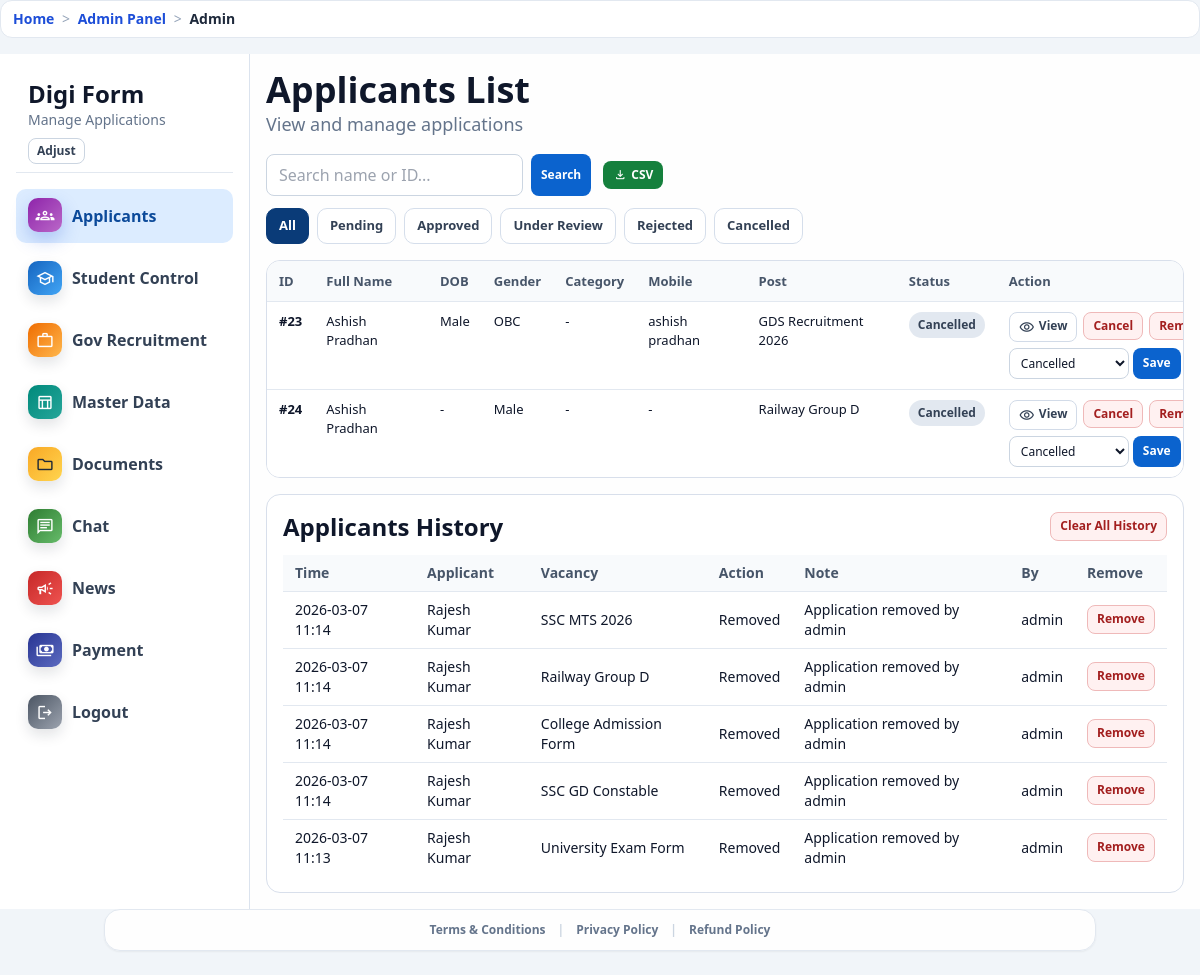
Page /admin-panel/applicants/ (signed in) on the earlier database version.
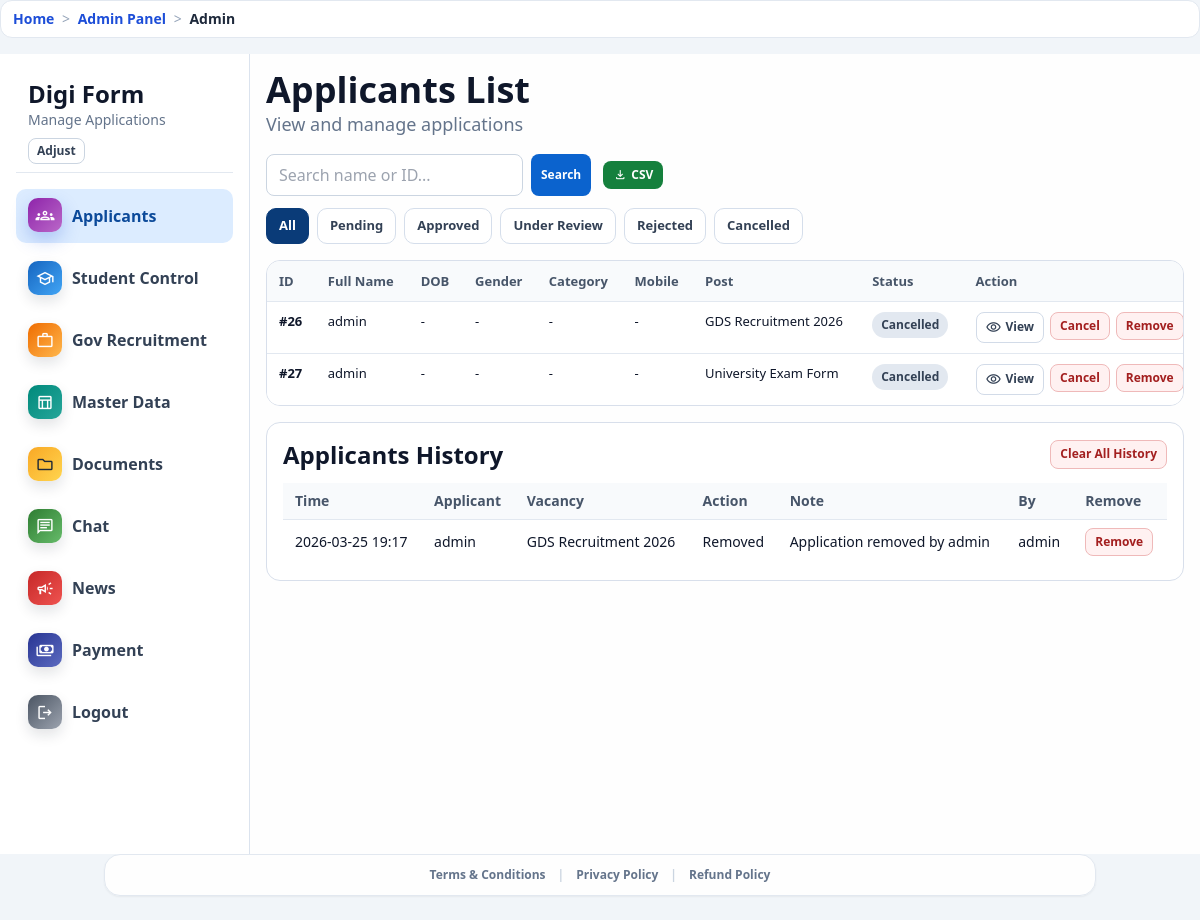
Same page on the later database version.
### accounts/models.py (models this page shows, shortened)
class Application(models.Model):
    STATUS_PENDING = "pending"
    STATUS_APPROVED = "approved"
    STATUS_UNDER_REVIEW = "under_review"
    STATUS_REJECTED = "rejected"
    STATUS_CANCELLED = "cancelled"
    STATUS_CHOICES = [
        (STATUS_PENDING, "Pending"),
        (STATUS_APPROVED, "Approved"),
        (STATUS_UNDER_REVIEW, "Under Review"),
        (STATUS_REJECTED, "Rejected"),
        (STATUS_CANCELLED, "Cancelled"),
    ]
    profile = models.ForeignKey(UserProfile, on_delete=models.CASCADE, related_name="applications")
    vacancy = models.ForeignKey(Vacancy, on_delete=models.CASCADE, related_name="applications")
    status = models.CharField(max_length=20, choices=STATUS_CHOICES, default=STATUS_PENDING)
    remarks = models.TextField(blank=True)
    applied_at = models.DateTimeField(auto_now_add=True)
    updated_at = models.DateTimeField(auto_now=True)
    cancelled_at = models.DateTimeField(null=True, blank=True)
    class Meta:
        ordering = ["-applied_at"]
        constraints = [
            models.UniqueConstraint(fields=["profile", "vacancy"], name="unique_application_per_profile_vacancy"),
        ]

class Vacancy(models.Model):
    CATEGORY_GOVERNMENT = "government"
    CATEGORY_STUDENT = "student"
    CATEGORY_CHOICES = [
        (CATEGORY_GOVERNMENT, "Government"),
        (CATEGORY_STUDENT, "Student"),
    ]
    category = models.CharField(max_length=20, choices=CATEGORY_CHOICES, default=CATEGORY_GOVERNMENT)
    title = models.CharField(max_length=200)
    organization = models.CharField(max_length=200)
    last_date = models.DateField()
    icon_name = models.CharField(max_length=50, blank=True, default="description")
    image = models.ImageField(upload_to="vacancy_images/", null=True, blank=True)
    display_order = models.PositiveIntegerField(default=0)
    is_active = models.BooleanField(default=True)
    hidden_from_users = models.BooleanField(default=False)
    visible_to_users = models.JSONField(default=list, blank=True)
    required_documents = models.JSONField(default=list, blank=True)
    required_profile_fields = models.JSONField(default=list, blank=True)
    created_at = models.DateTimeField(auto_now_add=True)
    class Meta:
        ordering = ["display_order", "last_date", "id"]

class ApplicationHistory(models.Model):
    ACTION_STATUS = "status_update"
    ACTION_CANCEL = "cancel"
    ACTION_REMOVE = "remove"
    ACTION_CHOICES = [
        (ACTION_STATUS, "Status Update"),
        (ACTION_CANCEL, "Cancelled"),
        (ACTION_REMOVE, "Removed"),
    ]
    application = models.ForeignKey(
        Application, null=True, blank=True, on_delete=models.SET_NULL, related_name="history_entries"
    )
    action = models.CharField(max_length=20, choices=ACTION_CHOICES, default=ACTION_STATUS)
    profile_name = models.CharField(max_length=150, blank=True)
    applicant_username = models.CharField(max_length=150, blank=True)
    vacancy_title = models.CharField(max_length=220, blank=True)
    actor_username = models.CharField(max_length=150, blank=True)
    note = models.CharField(max_length=300, blank=True)
    created_at = models.DateTimeField(auto_now_add=True)
    class Meta:
        ordering = ["-created_at", "-id"]

### core/views.py (the view)
# urls.py: path("admin-panel/applicants/", views.admin_applicants, name="admin_applicants"),
@login_required
def admin_applicants(request):
    if not _can_access_admin(request):
        messages.error(request, "Admin panel access allowed nahi hai.")
        return redirect("dashboard")
    query = request.GET.get("q", "").strip()
    status = request.GET.get("status", "all").strip() or "all"
    applications = _filtered_applications(query, status)
    for app in applications:
        app.document_links = _collect_document_links(app)
        payload = _extract_payload_from_remarks(app.remarks)
        app.display_full_name = (
            _payload_first_value(payload, "Full Name", "Student Name", "Applicant Name", "Name")
            or app.profile.full_name
            or app.profile.user.username
        )
        app.display_dob = _payload_first_value(payload, "Date Of Birth", "DOB") or (
            app.profile.dob.strftime("%Y-%m-%d") if app.profile.dob else ""
        )
        app.display_gender = _payload_first_value(payload, "Gender") or app.profile.get_gender_display()
        app.display_category = _payload_first_value(payload, "Category", "Category/Caste", "Caste") or app.profile.category
        app.display_mobile = _payload_first_value(payload, "Mobile Number", "Mobile", "Contact Info", "Mobile No") or app.profile.mobile
    history_rows = list(ApplicationHistory.objects.all()[:120])
    context = {
        "applications": applications,
        "history_rows": history_rows,
        "query": query,
        "status": status,
        "status_choices": [("all", "All")] + list(Application.STATUS_CHOICES),
        "is_admin_user": True,
    }
    return render(request, "portal_main/admin_applicants.html", context)

### core/context_processors.py (called while the page is built)
def _humanize_slug(text):
    value = str(text or "").strip().replace("-", " ").replace("_", " ")
    if value.isdigit():
        return f"#{value}"
    return value.title() if value else "Page"

def breadcrumbs(request):
    path = (getattr(request, "path", "") or "/").split("?", 1)[0]
    if not path.startswith("/"):
        path = f"/{path}"
    crumbs = [{"label": "Home", "url": "/"}]
    if path == "/":
        return {"breadcrumbs": crumbs}
    running = ""
    for part in [p for p in path.strip("/").split("/") if p]:
        running += f"/{part}"
        url = f"{running}/"
        label = _humanize_slug(part)
        try:
            match = resolve(url)
            label = NAME_LABELS.get(match.url_name, label)
        except Resolver404:
            pass
        crumbs.append({"label": label, "url": url})
    deduped = [crumbs[0]]
    for item in crumbs[1:]:
        if item["label"] == deduped[-1]["label"] and item["url"] == deduped[-1]["url"]:
            continue
        deduped.append(item)
    return {"breadcrumbs": deduped}

### core/views.py (called while the page is built)
def _norm_field_key(value):
    raw = str(value or "").strip().lower()
    return "".join(ch for ch in raw if ch.isalnum())

### templates/portal_main/admin_applicants.html (shortened to what the changed rows need)
{% extends 'base.html' %}
{% block body_class %}min-h-screen bg-slate-100 text-slate-900{% endblock %}
{% block page_container_class %}max-w-[1400px] mx-auto p-0{% endblock %}
{% block content %}
<div id="adminLayout" class="layout">
  <main class="panel">
    <h1 class="text-3xl md:text-4xl font-black">Applicants List</h1>
    <div class="tabs mt-3">
      {% for value, label in status_choices %}
      <a href="{% url 'admin_applicants' %}?status={{ value }}&q={{ query }}" class="tab {% if status == value %}active{% endif %}">{{ label }}</a>
      {% endfor %}
    </div>
    <section class="block mt-4 table-wrap">
      <table class="w-full text-left app-table">
        <thead class="bg-slate-50 text-slate-600 text-sm">
          <tr>
            <th>ID</th>
            <th>Full Name</th>
            <th>DOB</th>
            <th>Gender</th>
            <th>Category</th>
            <th>Mobile</th>
            <th>Post</th>
            <th>Status</th>
            <th>Action</th>
          </tr>
        </thead>
        <tbody>
          {% for app in applications %}
          <tr class="border-t border-slate-200 align-top app-row" data-app-row="{{ app.id }}" data-search="{{ app.id }} {{ app.profile.id }} {{ app.display_full_name|lower }} {{ app.display_mobile }} {{ app.vacancy.title|lower }}">
            <td class="font-bold">#{{ app.id }}</td>
            <td>{{ app.display_full_name }}</td>
            <td>{{ app.display_dob|default:"-" }}</td>
            <td>{{ app.display_gender|default:"-" }}</td>
            <td>{{ app.display_category|default:"-" }}</td>
            <td>{{ app.display_mobile|default:"-" }}</td>
            <td>{{ app.vacancy.title }}</td>
            <td><span class="status {{ app.status }}">{{ app.get_status_display }}</span></td>
            <td>
              <div class="action-pack">
                <button
                  type="button"
                  class="btn btn-gray open-detail"
                  data-detail-url="{% url 'admin_applicant_detail_json' app.id %}"
                  data-csv-url="{% url 'admin_export_single_csv' app.id %}"
                  data-pdf-url="{% url 'admin_applicant_pdf' app.id %}"
                  data-extension-url="{% url 'admin_applicant_extension_file' app.id %}"
                  data-doczip-url="{% url 'admin_download_all_documents' app.id %}"
                >
                  <span class="material-symbols-outlined" style="font-size:16px;">visibility</span> View
                </button>
                <form method="post" action="{% url 'admin_update_application' app.id %}" class="js-admin-app-form" data-app-id="{{ app.id }}" data-form-kind="cancel">
                  <button class="btn btn-red" type="submit">Cancel</button>
                </form>
                <form method="post" action="{% url 'admin_remove_application' app.id %}" class="js-admin-app-form" data-app-id="{{ app.id }}" data-form-kind="remove">
                  <button class="btn btn-red" type="submit">Remove</button>
                </form>
                <form method="post" action="{% url 'admin_update_application' app.id %}" class="flex gap-1 js-admin-app-form" data-app-id="{{ app.id }}" data-form-kind="status">
                  <select name="status" class="compact-select">
                    <option value="cancelled" {% if app.status == 'cancelled' %}selected{% endif %}>Cancelled</option>
                  </select>
                  <button class="btn btn-blue" type="submit">Save</button>
                </form>
              </div>
            </td>
          </tr>
          {% empty %}
          <tr id="emptyRow"><td colspan="9" class="px-4 py-6 text-center text-slate-500">No applications found.</td></tr>
          {% endfor %}
        </tbody>
      </table>
    </section>
    <section class="block mt-4 p-4">
      <div class="flex flex-wrap items-center justify-between gap-2">
        <h2 class="text-2xl font-black">Applicants History</h2>
      </div>
      <div class="mt-3 table-wrap">
        <table class="w-full text-left text-sm">
          <thead class="bg-slate-50 text-slate-600">
            <tr>
              <th class="px-3 py-2">Time</th>
              <th class="px-3 py-2">Applicant</th>
              <th class="px-3 py-2">Vacancy</th>
              <th class="px-3 py-2">Action</th>
              <th class="px-3 py-2">Note</th>
              <th class="px-3 py-2">By</th>
              <th class="px-3 py-2">Remove</th>
            </tr>
          </thead>
          <tbody>
            {% for h in history_rows %}
            <tr class="border-t border-slate-200" data-history-row="{{ h.id }}">
              <td class="px-3 py-2">{{ h.created_at|date:"Y-m-d H:i" }}</td>
              <td class="px-3 py-2">{{ h.profile_name|default:h.applicant_username }}</td>
              <td class="px-3 py-2">{{ h.vacancy_title }}</td>
              <td class="px-3 py-2">{{ h.get_action_display }}</td>
              <td class="px-3 py-2">{{ h.note }}</td>
              <td class="px-3 py-2">{{ h.actor_username }}</td>
              <td class="px-3 py-2">
                <form method="post" action="{% url 'admin_remove_history_entry' h.id %}" class="js-history-remove" data-history-id="{{ h.id }}">
                  <button type="submit" class="btn btn-red">Remove</button>
                </form>
              </td>
            </tr>
            {% empty %}
            <tr><td colspan="7" class="px-3 py-3 text-slate-500">No history yet.</td></tr>
            {% endfor %}
          </tbody>
        </table>
      </div>
    </section>
  </main>
</div>
{% endblock %}

Differences in the rows shown:
removed Application: id "23", display_full_name "Ashish Pradhan", display_dob "Male", display_gender "OBC", display_category "-", display_mobile "ashish pradhan", vacancy "GDS Recruitment 2026", status "Cancelled"
removed Application: id "24", display_full_name "Ashish Pradhan", display_dob "-", display_gender "Male", display_category "-", display_mobile "-", vacancy "Railway Group D", status "Cancelled"
removed ApplicationHistory: created_at "2026-03-07 11:14", profile_name "Rajesh Kumar", vacancy_title "SSC MTS 2026", action "Removed", note "Application removed by admin", actor_username "admin"
removed ApplicationHistory: created_at "2026-03-07 11:14", profile_name "Rajesh Kumar", vacancy_title "Railway Group D", action "Removed", note "Application removed by admin", actor_username "admin"
removed ApplicationHistory: created_at "2026-03-07 11:14", profile_name "Rajesh Kumar", vacancy_title "College Admission Form", action "Removed", note "Application removed by admin", actor_username "admin"
removed ApplicationHistory: created_at "2026-03-07 11:14", profile_name "Rajesh Kumar", vacancy_title "SSC GD Constable", action "Removed", note "Application removed by admin", actor_username "admin"
removed ApplicationHistory: created_at "2026-03-07 11:13", profile_name "Rajesh Kumar", vacancy_title "University Exam Form", action "Removed", note "Application removed by admin", actor_username "admin"
added Application: id "26", display_full_name "admin", display_dob "-", display_gender "-", display_category "-", display_mobile "-", vacancy "GDS Recruitment 2026", status "Cancelled"
added Application: id "27", display_full_name "admin", display_dob "-", display_gender "-", display_category "-", display_mobile "-", vacancy "University Exam Form", status "Cancelled"
added ApplicationHistory: created_at "2026-03-25 19:17", profile_name "admin", vacancy_title "GDS Recruitment 2026", action "Removed", note "Application removed by admin", actor_username "admin"
